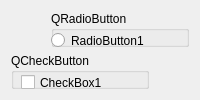
          <widget class="QWidget" name="layoutWidget">
           <layout class="QVBoxLayout" name="verticalLayout_8">
            <item>
             <layout class="QHBoxLayout" name="horizontalLayout_2">
              <item>
               <spacer name="horizontalSpacer">
                <property name="orientation">
                 <enum>Qt::Horizontal</enum>
                </property>
                <property name="sizeType">
                 <enum>QSizePolicy::Minimum</enum>
                </property>
                <property name="sizeHint" stdset="0">
                 <size>
                  <width>40</width>
                  <height>20</height>
                 </size>
                </property>
               </spacer>
              </item>
              <item>
               <widget class="QGroupBox" name="groupBox">
                <property name="title">
                 <string>QRadioButton</string>
                </property>
                <widget class="QSplitter" name="splitter">
                 <property name="geometry">
                  <rect>
                   <x>0</x>
                   <y>20</y>
                   <width>122</width>
                   <height>68</height>
                  </rect>
                 </property>
                 <property name="orientation">
                  <enum>Qt::Horizontal</enum>
                 </property>
                 <widget class="QWidget" name="layoutWidget">
                  <layout class="QVBoxLayout" name="verticalLayout_2">
                   <item>
                    <widget class="QRadioButton" name="radioButton">
                     <property name="text">
                      <string>RadioButton1</string>
                     </property>
                    </widget>
                   </item>
                   <item>
                    <widget class="QRadioButton" name="radioButton_2">
                     <property name="text">
                      <string>RadioButton2</string>
                     </property>
                    </widget>
                   </item>
                   <item>
                    <widget class="QRadioButton" name="radioButton_3">
                     <property name="text">
                      <string>RadioButton3</string>
                     </property>
                    </widget>
                   </item>
                  </layout>
                 </widget>
                </widget>
               </widget>
              </item>
             </layout>
            </item>
            <item>
             <layout class="QHBoxLayout" name="horizontalLayout_3">
              <item>
               <widget class="QGroupBox" name="groupBox_2">
                <property name="title">
                 <string>QCheckButton</string>
                </property>
                <widget class="QWidget" name="layoutWidget">
                 <property name="geometry">
                  <rect>
                   <x>10</x>
                   <y>20</y>
                   <width>91</width>
                   <height>68</height>
                  </rect>
                 </property>
                 <layout class="QVBoxLayout" name="verticalLayout_3">
                  <item>
                   <widget class="QCheckBox" name="checkBox">
                    <property name="text">
                     <string>CheckBox1</string>
                    </property>
                   </widget>
                  </item>
                  <item>
                   <widget class="QCheckBox" name="checkBox_2">
                    <property name="text">
                     <string>CheckBox2</string>
                    </property>
                   </widget>
                  </item>
                  <item>
                   <widget class="QCheckBox" name="checkBox_3">
                    <property name="text">
                     <string>CheckBox3</string>
                    </property>
                   </widget>
                  </item>
                 </layout>
                </widget>
               </widget>
              </item>
              <item>
               <spacer name="horizontalSpacer_2">
                <property name="orientation">
                 <enum>Qt::Horizontal</enum>
                </property>
                <property name="sizeType">
                 <enum>QSizePolicy::Minimum</enum>
                </property>
                <property name="sizeHint" stdset="0">
                 <size>
                  <width>40</width>
                  <height>20</height>
                 </size>
                </property>
               </spacer>
              </item>
             </layout>
            </item>
           </layout>
          </widget>
